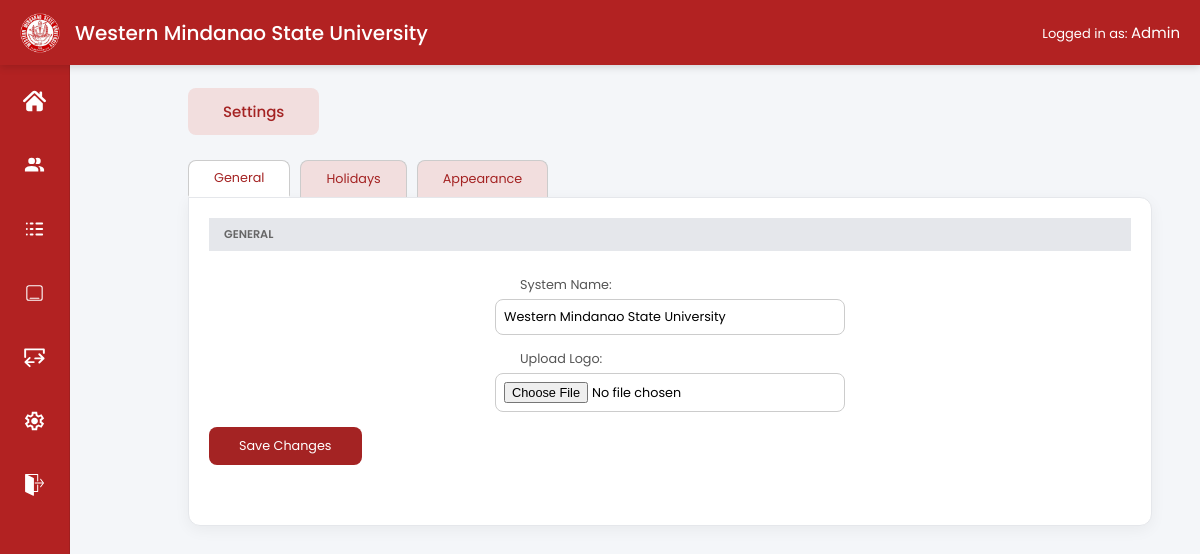
The page /admin/settings/general (signed in) on the database its author committed.
### app/models/settings.py (models this page shows)
class SystemSettings(db.Model):
    __tablename__ = "system_settings"
    id = db.Column(db.Integer, primary_key=True)
    system_name = db.Column(db.String(200))
    logo = db.Column(db.String(255))

### app/models/user.py (models this page shows, shortened)
class User(UserMixin, db.Model):
    __tablename__ = "users"
    id = db.Column(db.Integer, primary_key=True)
    username = db.Column(db.String(50), unique=True, nullable=False)
    password_hash = db.Column(db.String(255), nullable=False)
    role = db.Column(db.String(20))  # admin or secretary

### app/routes/admin.py (the view, shortened to what this page needs)
@admin_bp.route("/settings/general", methods=["GET", "POST"])
@login_required
def settings_general():
    if current_user.role != "admin":
        return redirect(url_for("auth.login"))
    settings = SystemSettings.query.first()
    if not settings:
        settings = SystemSettings()
        db.session.add(settings)
        db.session.commit()
    holidays = Holiday.query.order_by(Holiday.date.asc()).all()
    return render_template(
        "admin/settings/general.html",
        settings=settings,
        holidays=holidays
    )

### app/__init__.py (called while the page is built)
def create_app():
    app = Flask(__name__)
    app.config.from_object(Config)
    db.init_app(app)
    login_manager.init_app(app)
    migrate.init_app(app, db)
    login_manager.login_view = "auth.login"
    @login_manager.user_loader
    def load_user(user_id):
        return User.query.get(int(user_id))
    app.register_blueprint(main)
    app.register_blueprint(auth_bp)
    app.register_blueprint(secretary_bp)
    app.register_blueprint(admin_bp)
    app.cli.add_command(seed_command)
    app.cli.add_command(seed_memos)
    @app.context_processor
    def inject_settings():
        settings = SystemSettings.query.first()
        return dict(settings=settings)
    print(app.url_map)
    return app

### app/templates/admin/settings/general.html (shortened to what this page needs)
{% extends "base.html" %}
{% block content %}
<div class="col-md-10 content">
<div class="main-content">
  <div class="section-badge">Settings</div>
  <div class="tabs-container">
    <button class="tab-btn active" data-tab="general">General</button>
    <button class="tab-btn" data-tab="holidays">Holidays</button>
    <button class="tab-btn" data-tab="appearance">Appearance</button>
  </div>
  <div class="settings-card">
    <div class="settings-section" id="general">
      <div class="section-header">GENERAL</div>
      <form method="POST" enctype="multipart/form-data">
        <div class="form-group">
          <label>System Name:</label>
          <input name="system_name" value="{{ settings.system_name }}" class="wide-input">
        </div>
        <div class="form-group">
          <label>Upload Logo:</label>
          <input type="file" name="logo" class="wide-input">
        </div>
        <button class="btn-save" type="submit">Save Changes</button>
      </form>
    </div>
  </div>
</div>
{% endblock %}

### app/templates/base.html (shortened to what this page needs)
<!DOCTYPE html>
<html lang="en">
<head>
<link rel="stylesheet" href="{{ url_for('static', filename='css/flatpickr.min.css') }}">
</head>
<body>
<div class="topbar">
<div class="topbar-left">
{% if settings and settings.logo %}
  <img src="{{ url_for('static', filename=settings.logo) }}" class="logo">
{% else %}
  <img src="{{ url_for('static', filename='img/logo.png') }}" class="logo">
{% endif %}
<div class="title"> {{ settings.system_name }}</div>
</div>
<div class="topbar-right">
  Logged in as:
  <span id="userRole">
    {% if current_user.is_authenticated %}
      {{ current_user.role|capitalize }}
    {% else %}
      Guest
    {% endif %}
  </span>
</div>
</div>
{% if current_user.is_authenticated %}
<div class="sidebar">
    {% if current_user.role == "admin" %}
    <a href="{{ url_for('admin.dashboard') }}" title="Dashboard">
        <img src="{{ url_for('static', filename='img/dashboard.svg') }}" alt="Dashboard">
    </a>
    <a href="{{ url_for('admin.users') }}" title="Manage Users">
        <img src="{{ url_for('static', filename='img/users.svg') }}" alt="Users">
    </a>
    <a href="{{ url_for('admin.logs_page') }}" title="Reports">
        <img src="{{ url_for('static', filename='img/reports.svg') }}" alt="Reports">
    </a>
    {% endif %}
    {% if current_user.role == "admin" or current_user.role == "secretary" %}
    <a href="{{ url_for('main.home') }}" title="Memos">
        <img src="{{ url_for('static', filename='img/memos.svg') }}" alt="Memos">
    </a>
    {% endif %}
    {% if current_user.role == "admin" %}
    <a href="{{ url_for('admin.import_page') }}" title="Import/Export">
        <img src="{{ url_for('static', filename='img/import.svg') }}" alt="Import">
    </a>
    <a href="{{ url_for('admin.settings_general') }}" title="Settings">
        <img src="{{ url_for('static', filename='img/settings.svg') }}" alt="Settings">
    </a>
    {% endif %}
    <a href="{{ url_for('auth.logout') }}" title="Logout">
        <img src="{{ url_for('static', filename='img/logout.svg') }}" alt="Logout">
    </a>
</div>
{% endif %}
<div class="content">
  {% block content %}{% endblock %}
</div>
</body>
</html>

### app/templates/admin/settings/general.html (style rules this page uses)
.section-badge { background-color: #f2dede; color: #a42323; padding: 12px 35px; border-radius: 8px; display: inline-block; font-weight: 500; margin-bottom: 25px; }
.tabs-container { display: flex; gap: 10px; margin-bottom: 0px; position: relative; z-index: 2; }
.tab-btn { background: #f2dede; border: 1px solid #ccc; border-bottom: none; padding: 8px 25px; border-radius: 8px 8px 0 0; font-family: 'Poppins'; color: #a42323; cursor: pointer; font-size: 0.85rem; }
.tab-btn.active { background: white; border-bottom: 2px solid white; }
.settings-card { border: 1px solid #e5e7eb; border-radius: 0 12px 12px 12px; padding: 20px; box-shadow: 0 4px 15px rgba(0,0,0,0.05); background: white; }
.settings-section { margin-bottom: 40px; }
.section-header { background-color: #e5e7eb; padding: 8px 15px; font-size: 0.75rem; font-weight: 600; color: #666; margin-bottom: 25px; }
.form-group { display: flex; align-items: center; justify-content: space-between; margin-bottom: 18px; }
label { font-size: 0.85rem; color: #555; width: 300px; }
.wide-input, .file-path, .color-input { padding: 8px 8px; border: 1px solid #ccc; border-radius: 8px; width: 350px; font-family: 'Poppins'; font-size: 0.85rem; }
.btn-save { background-color: #a42323; color: white; border: none; padding: 10px 30px; border-radius: 8px; cursor: pointer; font-family: 'Poppins'; font-size: 0.85rem; }

### app/templates/base.html (style rules this page uses)
* { margin:0; padding:0; box-sizing:border-box; font-family:'Poppins',sans-serif; font-size:15px; }
body { background:#f4f6f9; }
.topbar { position: fixed; top: 0; left: 0; width: 100%; height: 65px; background: #B22222; display: flex; align-items: center; justify-content: space-between; padding: 0 20px; color: white; box-shadow: 0 2px 8px rgba(0,0,0,0.15); z-index: 1000; }
.topbar-left { display:flex; align-items:center; gap:15px; }
.logo { height:40px; }
.title { font-size:20px; font-weight:500; }
.topbar-right { font-size:13px; }
.sidebar { position: fixed; top: 65px; left: 0; width: clamp(55px, 6vw, 70px); height: calc(100vh - 65px); background: #B22222; border-right: 1px solid rgba(0,0,0,0.1); display: flex; flex-direction: column; align-items: center; padding-top: 20px; gap: clamp(20px, 3.5vw, 32px); z-index: 500; }
.sidebar a { width: 32px; height: 32px; display: flex; justify-content: center; align-items: center; border-radius: 8px; transition: 0.2s; }
.sidebar img { width: 70%; height: 70%; object-fit: contain; filter: brightness(0) invert(1); transition: 0.2s; }
.content { margin-left: 0; margin-top: 20px; width: 100%; padding: clamp(12px, 2vw, 25px); }
body:has(.sidebar) .content { margin-left: clamp(55px, 6vw, 70px); width: calc(100% - clamp(55px, 6vw, 70px)); }
.form-group { flex:1; display:flex; flex-direction:column; gap:5px; margin-bottom:15px; }
input,textarea,select { border:1px solid #ccc; border-radius:4px; padding:7px; }

### rows shown on the page
SystemSettings: logo (picture), system_name "Western Mindanao State University"
User: role "Admin"
